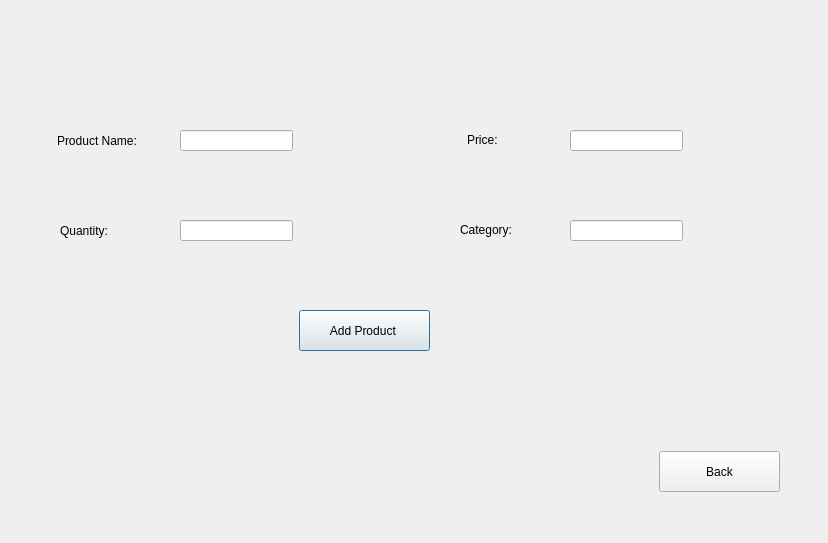
<?xml version="1.0" encoding="UTF-8"?>
<ui version="4.0">
 <class>seller</class>
 <widget class="QDialog" name="seller">
  <property name="geometry">
   <rect>
    <x>0</x>
    <y>0</y>
    <width>828</width>
    <height>543</height>
   </rect>
  </property>
  <property name="windowTitle">
   <string>Dialog</string>
  </property>
  <widget class="QLineEdit" name="name">
   <property name="geometry">
    <rect>
     <x>180</x>
     <y>130</y>
     <width>113</width>
     <height>21</height>
    </rect>
   </property>
  </widget>
  <widget class="QLabel" name="label">
   <property name="geometry">
    <rect>
     <x>57</x>
     <y>130</y>
     <width>101</width>
     <height>21</height>
    </rect>
   </property>
   <property name="text">
    <string>Product Name:</string>
   </property>
  </widget>
  <widget class="QLabel" name="label_2">
   <property name="geometry">
    <rect>
     <x>467</x>
     <y>130</y>
     <width>71</width>
     <height>20</height>
    </rect>
   </property>
   <property name="text">
    <string>Price:</string>
   </property>
  </widget>
  <widget class="QLabel" name="label_3">
   <property name="geometry">
    <rect>
     <x>460</x>
     <y>220</y>
     <width>71</width>
     <height>20</height>
    </rect>
   </property>
   <property name="text">
    <string>Category:</string>
   </property>
  </widget>
  <widget class="QLabel" name="label_4">
   <property name="geometry">
    <rect>
     <x>60</x>
     <y>220</y>
     <width>71</width>
     <height>21</height>
    </rect>
   </property>
   <property name="text">
    <string>Quantity:</string>
   </property>
  </widget>
  <widget class="QLineEdit" name="category">
   <property name="geometry">
    <rect>
     <x>570</x>
     <y>220</y>
     <width>113</width>
     <height>21</height>
    </rect>
   </property>
  </widget>
  <widget class="QLineEdit" name="price">
   <property name="geometry">
    <rect>
     <x>570</x>
     <y>130</y>
     <width>113</width>
     <height>21</height>
    </rect>
   </property>
  </widget>
  <widget class="QLineEdit" name="quantity">
   <property name="geometry">
    <rect>
     <x>180</x>
     <y>220</y>
     <width>113</width>
     <height>21</height>
    </rect>
   </property>
  </widget>
  <widget class="QPushButton" name="addpro">
   <property name="geometry">
    <rect>
     <x>299</x>
     <y>310</y>
     <width>131</width>
     <height>41</height>
    </rect>
   </property>
   <property name="text">
    <string>Add Product </string>
   </property>
  </widget>
  <widget class="QPushButton" name="pushButton_2">
   <property name="geometry">
    <rect>
     <x>659</x>
     <y>451</y>
     <width>121</width>
     <height>41</height>
    </rect>
   </property>
   <property name="text">
    <string>Back</string>
   </property>
  </widget>
 </widget>
 <resources/>
 <connections/>
</ui>
